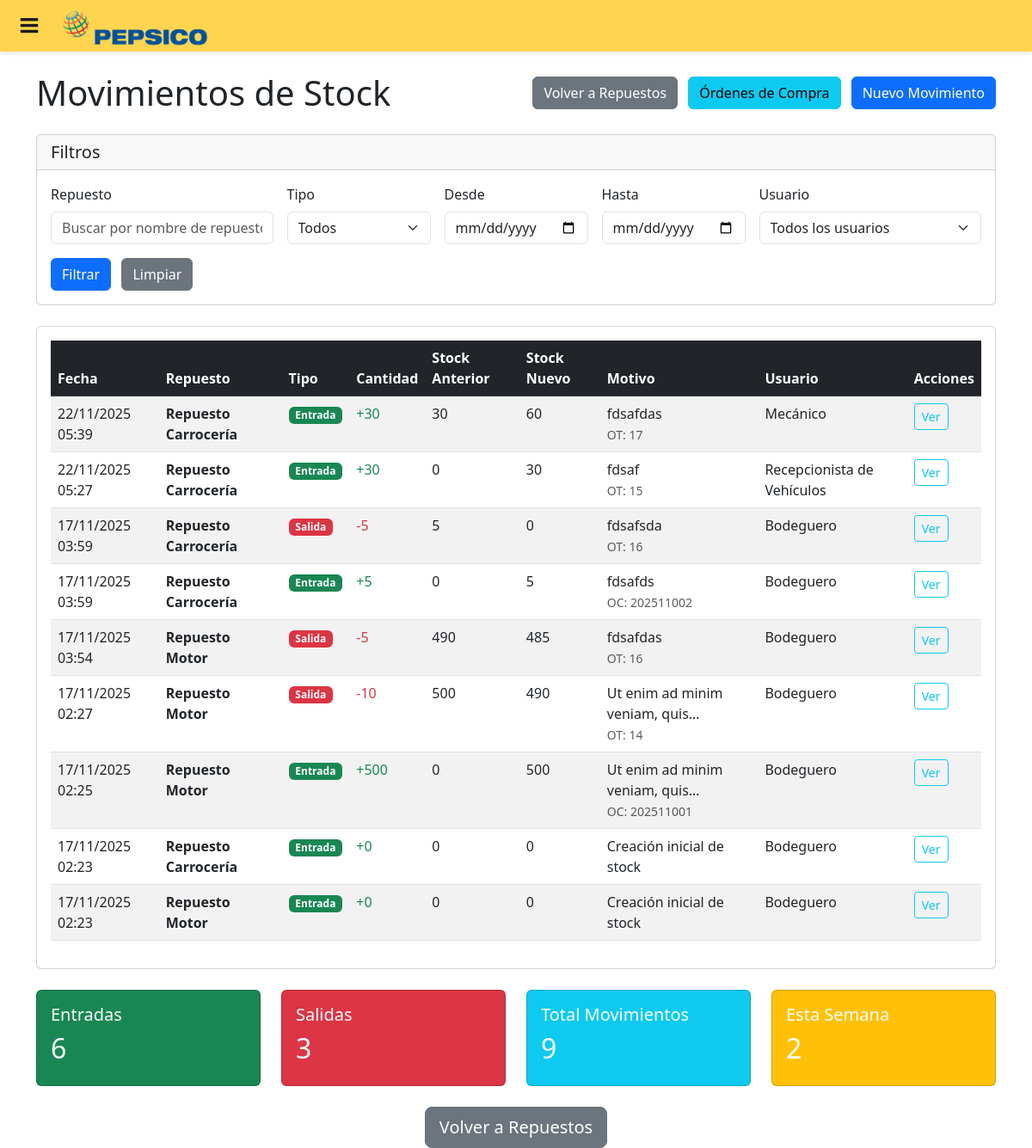
The page /repuestos/movimientos/ (signed in) on the database as committed earlier.
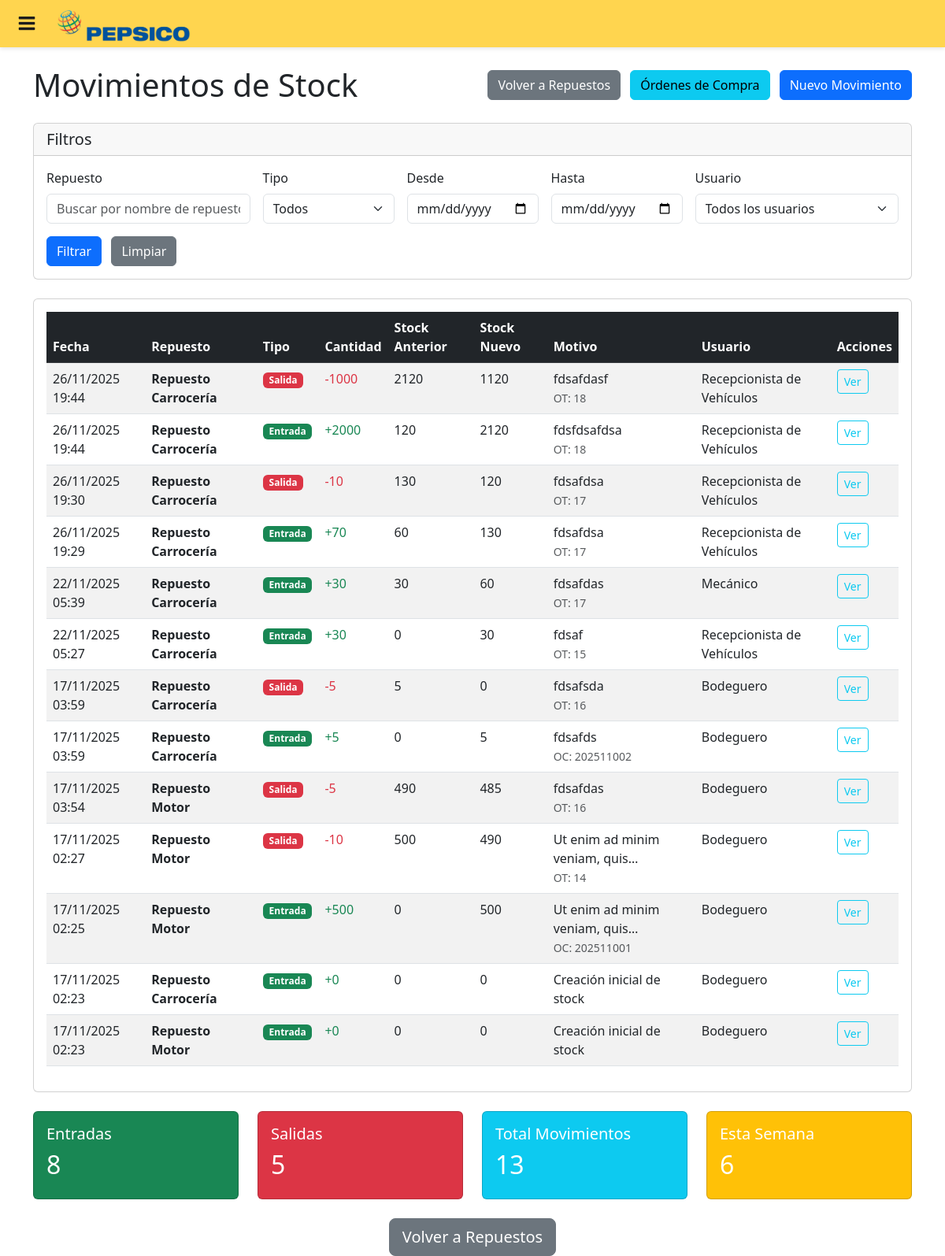
The same page on the database as committed later.
### repuestos/models.py (models this page shows, shortened)
class StockMovement(models.Model):
    MOVEMENT_TYPES = [
        ('IN', 'Entrada'),
        ('OUT', 'Salida'),
        ('ADJ', 'Ajuste'),
        ('RET', 'Devolución'),
    ]
    id_movement = models.AutoField(primary_key=True)
    repuesto = models.ForeignKey(
        Repuesto, on_delete=models.CASCADE, related_name='movements'
    )
    movement_type = models.CharField(max_length=3, choices=MOVEMENT_TYPES)
    quantity = models.IntegerField()
    previous_stock = models.IntegerField()
    new_stock = models.IntegerField()
    work_order = models.ForeignKey(
        'documents.WorkOrder', on_delete=models.SET_NULL, null=True, blank=True
    )
    purchase_order = models.ForeignKey(
        'PurchaseOrder', on_delete=models.SET_NULL, null=True, blank=True,
        related_name='stock_movements'
    )
    supplier = models.ForeignKey(
        Supplier, on_delete=models.SET_NULL, null=True, blank=True
    )
    reason = models.TextField(null=True, blank=True)
    reference_number = models.CharField(max_length=50, null=True, blank=True)  # Factura, orden de compra, etc.
    performed_by = models.ForeignKey(
        FlotaUser, on_delete=models.SET_NULL, null=True, blank=True
    )
    performed_at = models.DateTimeField(auto_now_add=True)
    class Meta:
        db_table = 'StockMovements'
        verbose_name = 'Movimiento de Stock'
        verbose_name_plural = 'Movimientos de Stock'
        ordering = ['-performed_at']

class PurchaseOrder(models.Model):
    STATUS_CHOICES = [
        ('DRAFT', 'Borrador'),
        ('PENDING', 'Pendiente'),
        ('APPROVED', 'Aprobada'),
        ('ORDERED', 'Ordenada'),
        ('RECEIVED', 'Recibida'),
        ('CANCELLED', 'Cancelada'),
    ]
    id_purchase_order = models.AutoField(primary_key=True)
    order_number = models.CharField(max_length=50, unique=True)
    supplier = models.ForeignKey(Supplier, on_delete=models.CASCADE)
    status = models.CharField(max_length=10, choices=STATUS_CHOICES, default='DRAFT')
    order_date = models.DateField()
    expected_delivery_date = models.DateField(null=True, blank=True)
    actual_delivery_date = models.DateField(null=True, blank=True)
    subtotal = models.DecimalField(max_digits=12, decimal_places=2, default=0)
    tax_amount = models.DecimalField(max_digits=10, decimal_places=2, default=0)
    total_amount = models.DecimalField(max_digits=12, decimal_places=2, default=0)
    notes = models.TextField(null=True, blank=True)
    stock_updated_manually = models.BooleanField(default=False)
    stock_updated_by = models.ForeignKey(
        FlotaUser, on_delete=models.SET_NULL, null=True, blank=True,
        related_name='stock_updated_purchase_orders'
    )
    stock_updated_at = models.DateTimeField(null=True, blank=True)
    created_by = models.ForeignKey(
        FlotaUser, on_delete=models.SET_NULL, null=True, blank=True,
        related_name='created_purchase_orders'
    )
    approved_by = models.ForeignKey(
        FlotaUser, on_delete=models.SET_NULL, null=True, blank=True,
        related_name='approved_purchase_orders'
    )
    created_at = models.DateTimeField(auto_now_add=True)
    updated_at = models.DateTimeField(auto_now=True)
    class Meta:
        db_table = 'PurchaseOrders'
        verbose_name = 'Orden de Compra'
        verbose_name_plural = 'Órdenes de Compra'

### documents/models.py (models this page shows, shortened)
class Repuesto(models.Model):
    id_repuesto = models.AutoField(primary_key=True)
    name = models.CharField(max_length=100)
    quantity = models.IntegerField()
    task = models.ForeignKey(
        Task, on_delete=models.SET_NULL, db_column='task_id', null=True, blank=True)
    delivery_datetime = models.DateTimeField()
    class Meta:
        db_table = 'Repuestos'

class WorkOrder(models.Model):
    id_work_order = models.AutoField(primary_key=True)
    ingreso = models.ForeignKey(
        Ingreso, on_delete=models.CASCADE, db_column='ingreso_id', null=True, blank=True, related_name='work_orders')
    service_type = models.ForeignKey(
        ServiceType, on_delete=models.CASCADE, db_column='service_type_id', null=True, blank=True)
    status = models.ForeignKey(
        WorkOrderStatus, on_delete=models.CASCADE, db_column='status_id')
    created_datetime = models.DateTimeField(auto_now_add=True)
    work_started_at = models.DateTimeField(null=True, blank=True, help_text="Fecha y hora en que se inició el trabajo")
    estimated_completion = models.DateTimeField(null=True, blank=True)
    actual_completion = models.DateTimeField(null=True, blank=True)
    total_cost = models.DecimalField(max_digits=10, decimal_places=2, default=0)
    observations = models.TextField(null=True, blank=True)
    parts_issued = models.BooleanField(default=False, help_text="Indica si se han registrado las salidas de repuestos para esta OT")
    created_by = models.ForeignKey(
        FlotaUser, on_delete=models.SET_NULL, db_column='created_by_id', null=True, blank=True, related_name='created_work_orders')
    supervisor = models.ForeignKey(
        FlotaUser, on_delete=models.SET_NULL, db_column='supervisor_id', null=True, blank=True, related_name='supervised_work_orders')
    class Meta:
        db_table = 'WorkOrders'

class FlotaUser(models.Model):
    id_user = models.AutoField(primary_key=True)
    user = models.OneToOneField(User, on_delete=models.CASCADE, related_name='flotauser')
    name = models.CharField(max_length=100)
    role = models.ForeignKey(
        Role, on_delete=models.CASCADE, db_column='role_id')
    patent = models.ForeignKey(
        Vehicle, on_delete=models.CASCADE, db_column='patent')
    status = models.ForeignKey(
        UserStatus, on_delete=models.CASCADE, db_column='status_id')
    observations = models.TextField()
    gpid = models.CharField(max_length=20)
    class Meta:
        db_table = 'FlotaUsers'

### repuestos/views.py (the view)
# urls.py: path('movimientos/', views.stock_movement_list, name='stock_movement_list'),
@login_required
def stock_movement_list(request):
    from django.db.models import Count, Q
    from django.utils import timezone
    from datetime import timedelta
    movements = StockMovement.objects.select_related(
        'repuesto', 'performed_by', 'work_order', 'supplier'
    ).order_by('-performed_at')
    total_movements = movements.count()
    total_entries = movements.filter(movement_type='IN').count()
    total_exits = movements.filter(movement_type='OUT').count()
    week_ago = timezone.now() - timedelta(days=7)
    this_week_movements = movements.filter(performed_at__gte=week_ago).count()
    repuesto_filter = request.GET.get('spare_part')
    type_filter = request.GET.get('type')
    date_from = request.GET.get('date_from')
    date_to = request.GET.get('date_to')
    user_filter = request.GET.get('created_by')
    if repuesto_filter:
        movements = movements.filter(repuesto__name__icontains=repuesto_filter)
    if type_filter:
        movements = movements.filter(movement_type=type_filter)
    if date_from:
        movements = movements.filter(performed_at__date__gte=date_from)
    if date_to:
        movements = movements.filter(performed_at__date__lte=date_to)
    if user_filter:
        movements = movements.filter(performed_by__pk=user_filter)
    from documents.models import FlotaUser
    users = FlotaUser.objects.filter(role__name='Bodeguero').order_by('name')
    paginator = Paginator(movements, 50)
    page_number = request.GET.get('page')
    page_obj = paginator.get_page(page_number)
    context = {
        'page_obj': page_obj,
        'users': users,
        'total_movements': total_movements,
        'total_entries': total_entries,
        'total_exits': total_exits,
        'this_week_movements': this_week_movements,
    }
    return render(request, 'repuestos/stock_movement_list.html', context)

### repuestos/templates/repuestos/stock_movement_list.html (shortened to what this page needs)
{% extends 'base.html' %}
{% load static %}
{% block content %}
<div class="container mt-4">
  <div class="row">
    <div class="col-12">
      <div class="d-flex justify-content-between align-items-center mb-4">
        <h1 class="mb-0">
           Movimientos de Stock
        </h1>
        <div>
          <a href="{% url 'repuestos:dashboard' %}" class="btn btn-secondary me-2">
             Volver a Repuestos
          </a>
          <a href="{% url 'repuestos:purchase_order_list' %}" class="btn btn-info me-2">
             Órdenes de Compra
          </a>
          <a href="{% url 'repuestos:stock_movement_create' %}" class="btn btn-primary">
             Nuevo Movimiento
          </a>
        </div>
      </div>
    </div>
  </div>
  <div class="row mb-4">
    <div class="col-12">
      <div class="card">
        <div class="card-header">
          <h5 class="mb-0">
             Filtros
          </h5>
        </div>
        <div class="card-body">
          <form method="get" class="row g-3">
            <div class="col-md-3">
              <label for="id_spare_part" class="form-label">Repuesto</label>
              <input type="text" name="spare_part" id="id_spare_part" class="form-control"
                     value="{{ request.GET.spare_part }}" placeholder="Buscar por nombre de repuesto">
            </div>
            <div class="col-md-2">
              <label for="id_movement_type" class="form-label">Tipo</label>
              <select name="type" id="id_movement_type" class="form-select">
                <option value="">Todos</option>
              </select>
            </div>
            <div class="col-md-2">
              <label for="id_date_from" class="form-label">Desde</label>
              <input type="date" name="date_from" id="id_date_from" class="form-control" value="{{ request.GET.date_from }}">
            </div>
            <div class="col-md-2">
              <label for="id_date_to" class="form-label">Hasta</label>
              <input type="date" name="date_to" id="id_date_to" class="form-control" value="{{ request.GET.date_to }}">
            </div>
            <div class="col-md-3">
              <label for="id_created_by" class="form-label">Usuario</label>
              <select name="created_by" id="id_created_by" class="form-select">
                <option value="">Todos los usuarios</option>
              </select>
            </div>
            <div class="col-12">
              <button type="submit" class="btn btn-primary me-2">
                 Filtrar
              </button>
              <a href="{% url 'repuestos:stock_movement_list' %}" class="btn btn-secondary">
                 Limpiar
              </a>
            </div>
          </form>
        </div>
      </div>
    </div>
  </div>
  <div class="row">
    <div class="col-12">
      <div class="card">
        <div class="card-body">
          {% if page_obj %}
          <div class="table-responsive">
            <table class="table table-striped table-hover">
              <thead class="table-dark">
                <tr>
                  <th>Fecha</th>
                  <th>Repuesto</th>
                  <th>Tipo</th>
                  <th>Cantidad</th>
                  <th>Stock Anterior</th>
                  <th>Stock Nuevo</th>
                  <th>Motivo</th>
                  <th>Usuario</th>
                  <th>Acciones</th>
                </tr>
              </thead>
              <tbody>
                {% for movement in page_obj %}
                <tr>
                  <td>{{ movement.performed_at|date:"d/m/Y H:i" }}</td>
                  <td>
                    <strong>{{ movement.repuesto.name }}</strong>
                  </td>
                  <td>
                    {% if movement.movement_type == 'IN' %}
                      <span class="badge bg-success">
                         Entrada
                      </span>
                    {% elif movement.movement_type == 'OUT' %}
                      <span class="badge bg-danger">
                         Salida
                      </span>
                    {% elif movement.movement_type == 'ADJ' %}
                      <span class="badge bg-warning">
                        <i class="fas fa-adjust"></i> Ajuste
                      </span>
                    {% elif movement.movement_type == 'RET' %}
                      <span class="badge bg-info">
                        <i class="fas fa-undo"></i> Devolución
                      </span>
                    {% else %}
                      <span class="badge bg-secondary">{{ movement.get_movement_type_display }}</span>
                    {% endif %}
                  </td>
                  <td>
                    <span class="{% if movement.movement_type == 'IN' %}text-success{% else %}text-danger{% endif %}">
                      {% if movement.movement_type == 'IN' %}+{% else %}-{% endif %}{{ movement.quantity }}
                    </span>
                  </td>
                  <td>{{ movement.previous_stock }}</td>
                  <td>{{ movement.new_stock }}</td>
                  <td>
                    {{ movement.reason|truncatechars:30 }}
                    {% if movement.work_order %}
                    <br><small class="text-muted">OT: {{ movement.work_order.id_work_order }}</small>
                    {% endif %}
                    {% if movement.purchase_order %}
                    <br><small class="text-muted">OC: {{ movement.purchase_order.order_number }}</small>
                    {% endif %}
                  </td>
                  <td>{{ movement.performed_by.name|default:"Sistema" }}</td>
                  <td>
                    <a href="{% url 'repuestos:stock_movement_detail' movement.pk %}" class="btn btn-sm btn-outline-info" title="Ver detalle">
                       Ver
                    </a>
                  </td>
                </tr>
                {% endfor %}
              </tbody>
            </table>
          </div>
          {% endif %}
        </div>
      </div>
    </div>
  </div>
  {% if page_obj %}
  <div class="row mt-4">
    <div class="col-md-3">
      <div class="card bg-success text-white">
        <div class="card-body">
          <div class="d-flex justify-content-between">
            <div>
              <h5 class="card-title">Entradas</h5>
              <h2>{{ total_entries }}</h2>
            </div>
          </div>
        </div>
      </div>
    </div>
    <div class="col-md-3">
      <div class="card bg-danger text-white">
        <div class="card-body">
          <div class="d-flex justify-content-between">
            <div>
              <h5 class="card-title">Salidas</h5>
              <h2>{{ total_exits }}</h2>
            </div>
          </div>
        </div>
      </div>
    </div>
    <div class="col-md-3">
      <div class="card bg-info text-white">
        <div class="card-body">
          <div class="d-flex justify-content-between">
            <div>
              <h5 class="card-title">Total Movimientos</h5>
              <h2>{{ total_movements }}</h2>
            </div>
          </div>
        </div>
      </div>
    </div>
    <div class="col-md-3">
      <div class="card bg-warning text-white">
        <div class="card-body">
          <div class="d-flex justify-content-between">
            <div>
              <h5 class="card-title">Esta Semana</h5>
              <h2>{{ this_week_movements }}</h2>
            </div>
          </div>
        </div>
      </div>
    </div>
  </div>
  {% endif %}
  <div class="row mt-4">
    <div class="col-12 text-center">
      <a href="{% url 'repuestos:dashboard' %}" class="btn btn-secondary btn-lg">
         Volver a Repuestos
      </a>
    </div>
  </div>
</div>
{% endblock %}

### templates/base.html (shortened to what this page needs)
{% load static %}
<!DOCTYPE html>
<html lang="es">
<head>
  <link href="https://cdn.jsdelivr.net/npm/bootstrap@5.3.0/dist/css/bootstrap.min.css" rel="stylesheet">
  <link rel="stylesheet" href="{% static 'documents/Css/pag-inicio.css' %}">
  <link rel="stylesheet" href="{% static 'documents/Css/fontello.css' %}">
</head>
<body>
  <header class="barra-superior">
    <div class="btn-menu">
      <label for="btn-menu" class="icon-menu" aria-label="Abrir menú"></label>
    </div>
    <img src="{% static 'documents/Images/PepsiCoLogo.png' %}" alt="logo" class="logo">
  </header>
  {% block content %}{% endblock %}
</body>
</html>

Rows that differ between the two databases and show on the page:
added StockMovement: performed_at "26/11/2025 19:44", repuesto.name "Repuesto Carrocería", movement_type "Salida", quantity "1000", previous_stock "2120", new_stock "1120", reason "fdsafdasf", work_order.id_work_order "18", performed_by.name "Recepcionista de Vehículos"
added StockMovement: performed_at "26/11/2025 19:44", repuesto.name "Repuesto Carrocería", movement_type "Entrada", quantity "2000", previous_stock "120", new_stock "2120", reason "fdsfdsafdsa", work_order.id_work_order "18", performed_by.name "Recepcionista de Vehículos"
added StockMovement: performed_at "26/11/2025 19:30", repuesto.name "Repuesto Carrocería", movement_type "Salida", quantity "10", previous_stock "130", new_stock "120", reason "fdsafdsa", work_order.id_work_order "17", performed_by.name "Recepcionista de Vehículos"
added StockMovement: performed_at "26/11/2025 19:29", repuesto.name "Repuesto Carrocería", movement_type "Entrada", quantity "70", previous_stock "60", new_stock "130", reason "fdsafdsa", work_order.id_work_order "17", performed_by.name "Recepcionista de Vehículos"
Other text that changed with them:
{{ total_entries }}: "6" → "8"
{{ total_exits }}: "3" → "5"
{{ total_movements }}: "9" → "13"
{{ this_week_movements }}: "2" → "6"
